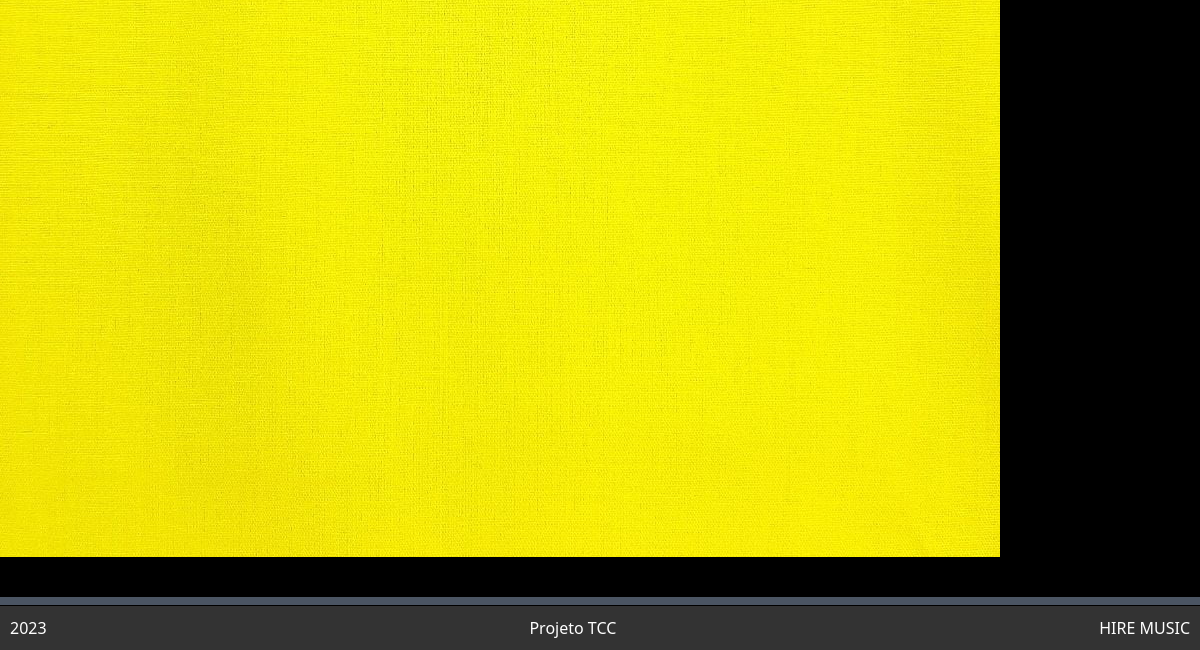
/produtos/ (lower part), run on an earlier commit of the app's database.
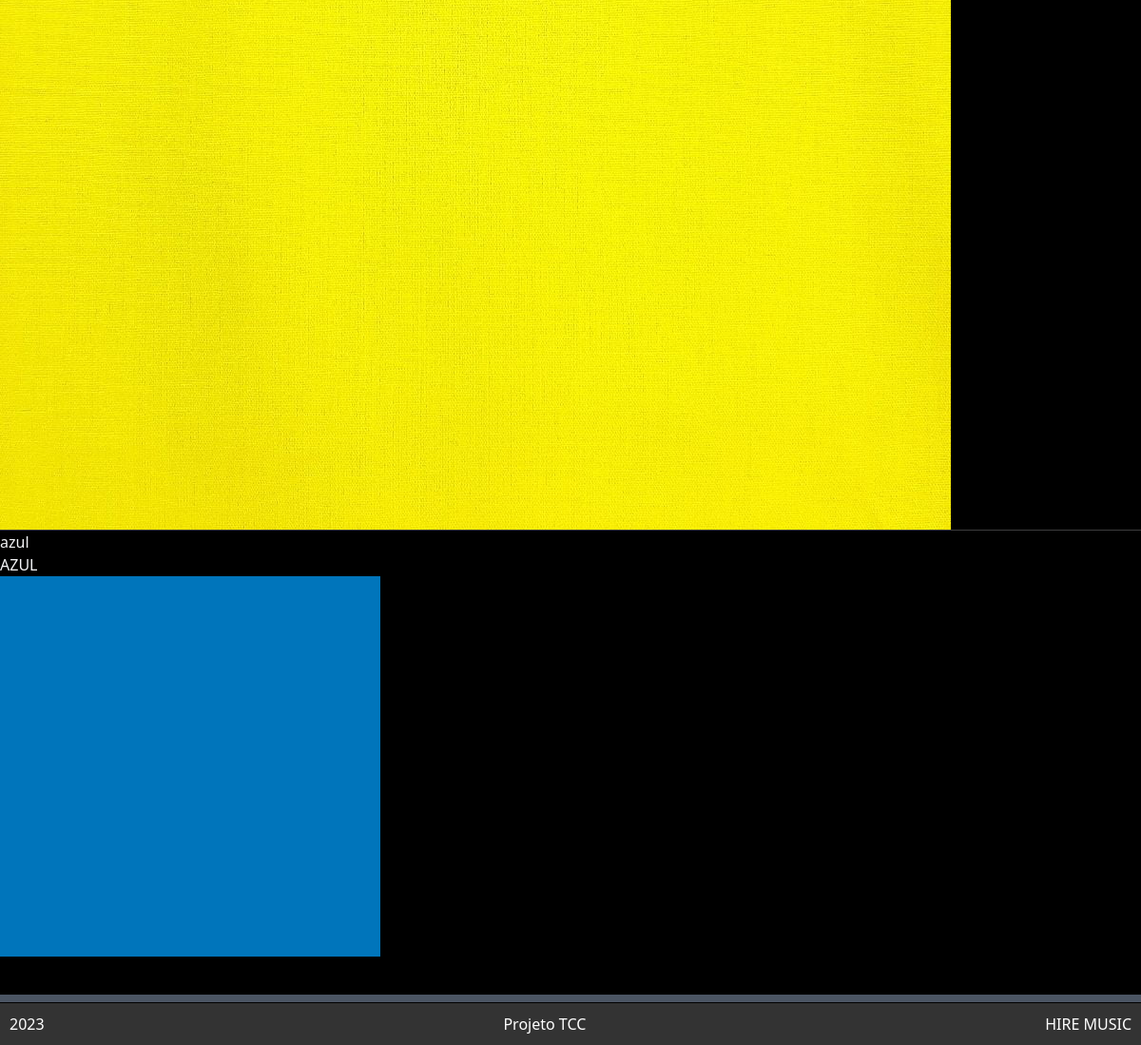
And on a later commit of the database.
### hmusic/models.py (models this page shows, shortened)
class Instrumentos(models.Model):
    titulo = models.CharField(max_length=100)
    thumb = models.ImageField(upload_to='thumb_instrumentos')
    descricao = models.TextField(max_length=1000)
    categoria = models.CharField(max_length=15, choices=LISTA_CATEGORIAS)
    visualizacoes = models.IntegerField(default=0)
    quantidade = models.PositiveIntegerField(default=0)  # Adicione um campo para quantidade
    preco = models.DecimalField(max_digits=10, decimal_places=2)  # Adicione um campo para preço
    data_criacao = models.DateTimeField(default=timezone.now)
    numero_telefone = models.CharField(max_length=15, default='5511123456789')

### hmusic/views.py (the view)
# urls.py: path('produtos/', Homeprodutos.as_view(), name='listaproduto'),
class Homeprodutos(ListView):
    template_name = "homeprodutos.html"
    model = Instrumentos

### hmusic/novos_context.py (called while the page is built)
def lista_instrumentos_recentes(request):
    lista_instrumentos = Instrumentos.objects.all().order_by('-data_criacao')[0:8] #(se for colocar um destque ele vem aqui aula 33 para tras fala disso)
    return {"lista_instrumentos_recentes": lista_instrumentos} #retorna uim dicionario com o resultado do codigo depois de vasculhar o banco

def lista_em_alta(request):
    lista_instrumentos = Instrumentos.objects.all().order_by('-visualizacoes')[0:8]
    return {"lista_em_alta": lista_instrumentos}

### hmusic/templates/homeprodutos.html (shortened to what this page needs)
{% extends 'base.html'%}
{% block content %}
<div class="py-10 border-gray-600 border-b-8">
  {% for instrumentos in object_list %}
  <hr>
  <a href="{% url 'hmcontrol:detalhesproduto' instrumentos.id %}"><p>{{ instrumentos.titulo }}</p></a>
  <p>{{instrumentos.descricao }}</p>
  <img src="{{ instrumentos.thumb.url }}">
  {% endfor %}
</div>
{% endblock %}

What changed in the data, as far as the page shows it:
added Instrumentos: titulo "azul", descricao "AZUL", thumb (picture)
